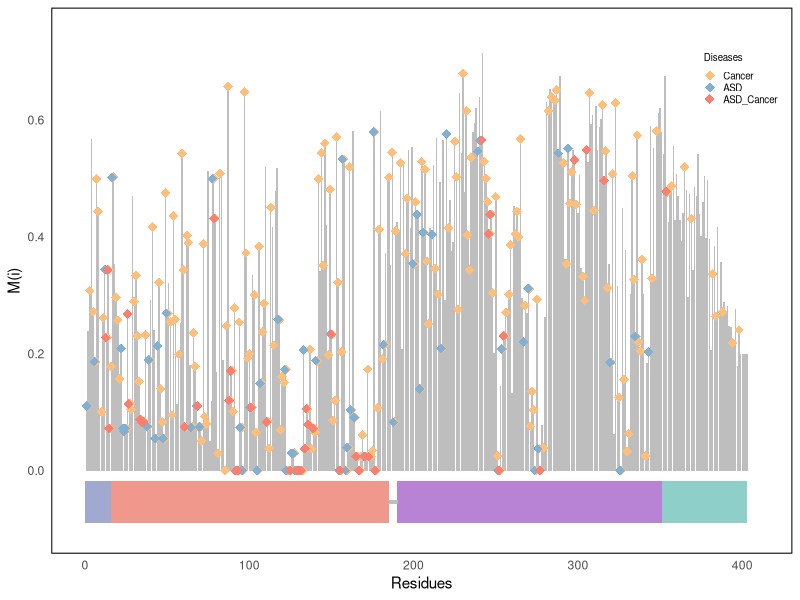

Write the R code that produced this figure. (Note: this script raises an error after producing the figure.)
library(dplyr)
library(ggplot2)
library(cowplot)
library(ggpubr)

# read data
setwd("/Users/wangjingran/Desktop/PTEN_Mutation")
paras <- read.csv("data/Co_evolution.csv", header = TRUE)
all_co <- read.table("data/MI.csv",sep = ',',header = T)
data <- paras[c(1,2,3)]
colnames(data)[2] <- "coevolution"
data <- data %>% group_by(residue) %>% distinct(Disease, .keep_all = TRUE)
breaks <- c(0, 15, 184, 189, 350, 403)
Region <- cut(data$residue, breaks, 
                   labels = c("PBD", "PD", " ", "C2D", "CTT"), 
                   include.lowest = TRUE)
data$Region <- Region

# Region
start <- c(0, 16, 185, 190, 351)
end <- c(16, 185, 190, 351, 403)
for (i in 1:nrow(data)) {
  if (data$Region[i] == "PBD") {
    data$start[i] <- start[1]
    data$end[i] <- end[1]
  } else if (data$Region[i] == "PD") {
    data$start[i] <- start[2]
    data$end[i]<-  end[2]
  }else if (data$Region[i] == " ") {
    data$start[i] <- start[3]
    data$end[i]<-  end[3]
  } else if (data$Region[i] == "C2D") {
    data$start[i] <- start[4]
    data$end[i] <- end[4]
  } else if (data$Region[i] == "CTT") {
    data$start[i] <- start[5]
    data$end[i] <- end[5]
  }
}

# coevolution
p_co <- ggplot(all_co, aes(x = residue, y = coevolution)) + 
 geom_bar(stat = "identity",
           color = "transparent", 
           fill = "grey",
          width = 0.9)+
  
  labs(x="Residues", y="M(i)", color="Diseases", shape="Diseases") + 
  theme_bw()

p_co <- p_co + geom_point(data=data,aes(x=residue,y=coevolution,color=Disease), position = position_jitterdodge(jitter.width = 0, dodge.width = 1.7),size=3,pch=18) + scale_colour_manual(values=c("#FFBE7A", "#82B0D2",  "#FA7F6F"),breaks = c("Cancer","ASD", "ASD_Cancer"))

p_co <- p_co + scale_x_continuous(limits = c(0,410)) + scale_y_continuous(limits = c(-0.1,0.75))
p_co <- p_co + geom_rect(data = data, aes(xmin = start, xmax = end, ymin = -0.09, ymax = -0.018, fill = Region),color = "transparent")  +
  scale_fill_manual(values =  c("PBD" = '#A1A9D0', "PD" = '#F0988C'," " = "transparent", "C2D" = '#B883D4', "CTT" = "#8ECFC9")) +
  #geom_text(aes(x = start + (end - start)/2, y = -0.22, label = Region), vjust = 0, color = 'black',size = 5) +
  geom_segment(aes(x = 185, y = -0.054, xend = 190, yend = -0.054), color = "grey", linetype = "solid", size = 1)+
  theme_minimal()
p_co <- p_co + theme(panel.border = element_rect(linetype = 'solid', colour = 'black',fill = NA,size = 0.7),
                 panel.grid.major = element_blank(),
                 panel.grid.minor = element_blank())
p_co <- p_co + theme(legend.title = element_text(size = 7), 
                  legend.text = element_text(size = 7),
                  legend.position = c(0.93,0.87),legend.key.size = unit(0.01,"cm"),panel.grid = element_blank(),
                legend.key.height = unit(0.1,"cm")) + guides(fill = "none")
ggsave(p_co, file="figure/Coevolution.pdf", width = 9, height=4)

# violin
p2 <- ggplot(data, aes(x=factor(Disease, levels=c("Cancer", "ASD", "ASD_Cancer")), y=coevolution, fill=Disease, color = Disease)) +
  geom_violin(trim=FALSE) +
  geom_boxplot(width=0.2, fill="white", color="black") +
  scale_fill_manual(values=c( "#FFBE7A", "#82B0D2","#FA7F6F"),limits=c("Cancer", "ASD", 'ASD_Cancer')) +
  scale_color_manual(values=c( "#FFBE7A", "#82B0D2","#FA7F6F"),limits=c("Cancer", "ASD", 'ASD_Cancer')) +
  labs(x="Disease", y="MI", fill="Disease") +
  theme_minimal()
p2 <- p2 + theme(legend.position = "none",panel.grid = element_blank())
p2 <- p2 + stat_compare_means(comparisons = my_comparisons,
                       label.y = c(0.82,0.89,0.82),
                       method = "wilcox.test")
p2 <- p2 + theme(panel.border = element_rect(linetype = 'solid', colour = 'black',fill = NA,size = 0.7),
                 panel.grid.major = element_blank(),
                 panel.grid.minor = element_blank())
ggsave(p2, file="figure/CoevolutionV.pdf", width = 4, height=4)